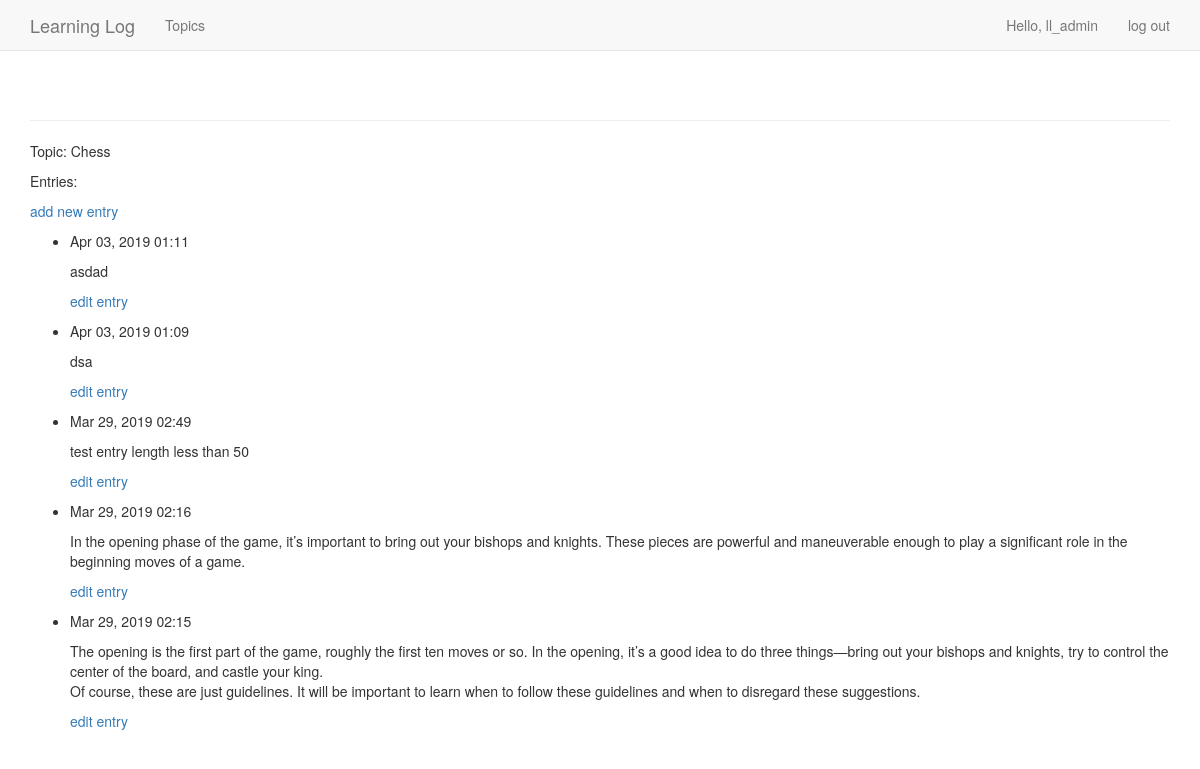
The page /topics/1/ (signed in) on the database its author committed.
### learning_logs/models.py (models this page shows, shortened)
class Topic(models.Model):
    text = models.CharField(max_length=200)
    date_added = models.DateTimeField(auto_now_add = True)
    owner = models.ForeignKey(User, on_delete=models.CASCADE)
    def __str__(self):
        return self.text

class Entry(models.Model):
    topic = models.ForeignKey(Topic, on_delete=models.CASCADE)
    text = models.TextField()
    date_added = models.DateTimeField(auto_now_add = True)
    class Meta:
        verbose_name_plural = 'entries'

### learning_logs/views.py (the view)
# urls.py: path('topics/<int:topic_id>/', views.topic, name='topic'),
@login_required
def topic(request, topic_id):
    topic = Topic.objects.get(id=topic_id)
    if topic.owner != request.user:
        raise Http404
    entries = topic.entry_set.order_by('-date_added')
    context = {'topic':topic, 'entries': entries}
    return render(request, 'learning_logs/topic.html', context)

### learning_logs/templates/learning_logs/topic.html
{% extends 'learning_logs/base.html' %}
{% block content %}
  <p>Topic: {{ topic }}</p>
  <p>Entries:</p>
  <p>
    <a href="{% url 'learning_logs:new_entry' topic.id %}">add new entry</a>
  </p>
  <ul>
  {% for entry in entries %}
    <li>
      <p>{{ entry.date_added|date:'M d, Y H:i'}}</p>
      <p>{{ entry.text|linebreaks }}</p>
      <p>
        <a href="{% url 'learning_logs:edit_entry' entry.id %}">edit entry</a>
      </p>
    </li>
  {% empty %}
    <li>
      There are no entries for this topic yet.
    </li>
  {% endfor %}
  </ul>
{% endblock content %}

### learning_logs/templates/learning_logs/base.html (shortened to what this page needs)
{% load bootstrap3 %}
<!DOCTYPE html>
<html lang="en">
  <head>
    {% bootstrap_css %}
  </head>
  <body>
    <nav class="navbar navbar-default navbar-static-top">
      <div class="container">
        <div class="navbar-header">
          <a class="navbar-brand" href="{% url 'learning_logs:index' %}">
            Learning Log</a>
        </div>
        <div id="navbar" class="navbar-collapse collapse">
            <ul class="nav navbar-nav">
            <li><a href="{% url 'learning_logs:topics' %}">Topics</a></li>
            </ul>
            <ul class="nav navbar-nav navbar-right">
            {% if user.is_authenticated %}
                <li><a>Hello, {{ user.username }}</a></li>
                <li><a href="{% url 'users:logout' %}">log out</a></li>
            {% else %}
                <li><a href="{% url 'users:register' %}">register</a></li>
                <li><a href="{% url 'users:login' %}">log in</a></li>
            {% endif %}
            </ul>
        </div>
      </div>
    </nav>
    <div class="container">
      <div class="page-header">
      </div>
      <div>
        {% block content %}{% endblock content %}
      </div>
    </div>
  </body>
</html>

### rows shown on the page
Topic: text "Chess"
Entry: date_added "Apr 03, 2019 01:11", text "asdad"
Entry: date_added "Apr 03, 2019 01:09", text "dsa"
Entry: date_added "Mar 29, 2019 02:49", text "test entry length less than 50"
Entry: date_added "Mar 29, 2019 02:16", text "In the opening phase of the game, it’s important to bring out your bishops and knights. These pieces are powerful and maneuverable enough to play a significant role in the beginning moves of a game."
Entry: date_added "Mar 29, 2019 02:15", text "The opening is the first part of the game, roughly the first ten moves or so. In the opening, it’s a good idea to do three things—bring out your bishops and knights, try to control the center of the board, and castle your king. Of course, these are just guidelines. It will be important to learn when to follow these guidelines and when to disregard these suggestions."

### other values the page prints
{{ user.username }} "ll_admin"
